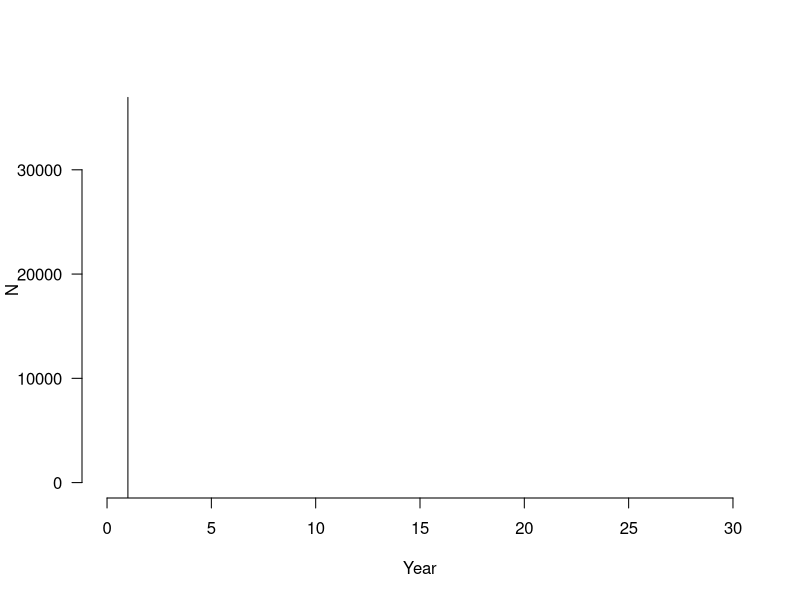
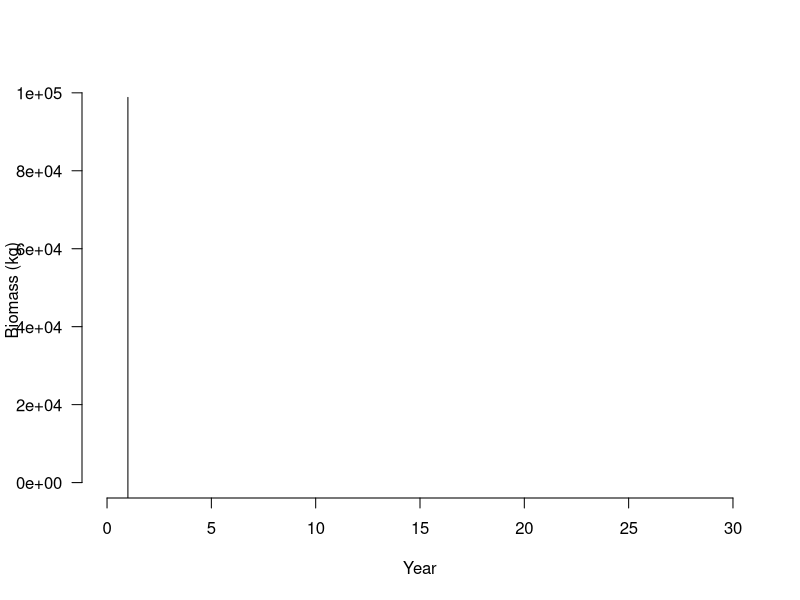
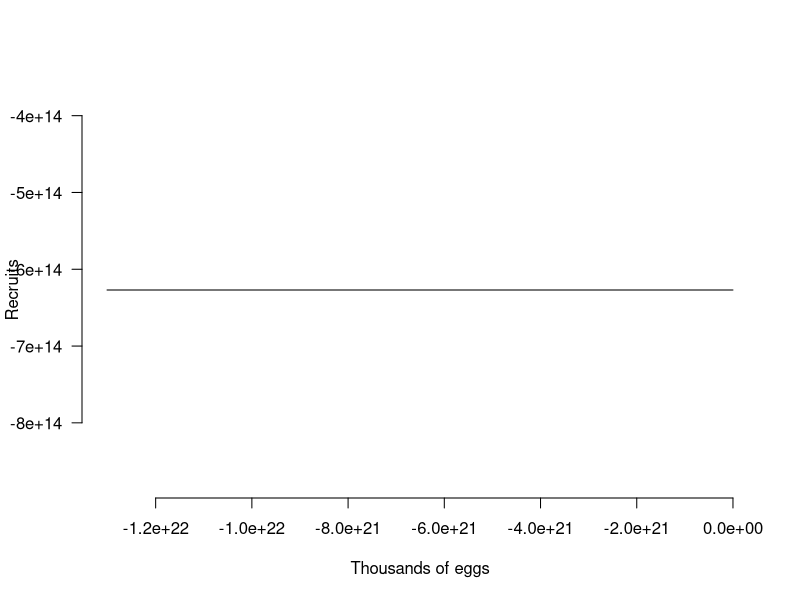

Recreate these plots in R, in order.
###24 september penshell age structure###
##age structure model penshell (A.maura)
##setting working directory

#("C:/Users/lili_/Desktop/fishpath_r")

#time 30 years
nyears<-30


# Age info
maxage <- 8 # based on lit for 26 cm, first report on the occurence of penshell a.pectinata (Sung Yang, 2015)
age_at_maturity <- 4 # made up number for age, for size maturity is 12 cm
ages <- 1:maxage
eggs<-1

###stock recruitment parameters###
#write stock recruitment relationship in terms of steepness, how to do it?
R0<-20000 # made up number for unfished recruitment
#fit beverton holt relationship

###age size parameters###
##found in literature, modelacion del crecimiento de de callo de hacha, noriega 2013##
linf <- 28 #cm #find out for penshell
k <- 0.5 #find out for penshell, growth rate found sealifebase for atrina pectinata
t0 <- 0 #use 0, as used in other studies when fitting VB curve

###length and weight parameters###
##found in literature for Atrina pinnata, using as an approximation
lw_a <- 2.6 #based on lit for a.pinnata  data
lw_b <- 2.44  #based on measurement data

# Calculate length/weight at age
length_at_age <- linf * (1-exp(-k*ages))
weight_at_age <- lw_a * length_at_age ^ lw_b
  

# Survival- and fecundity-at-age vectors
# Max age = 8, Age at maturity = 4, eggs= 9800000 
eggs_a <- 9800000 
s <- c(0.4, 0.4, 0.5, 0.8,0.8, rep(0.93, 3)) # found in lit for a.maura
fa <- c(0, 0, 0, 9800000, rep(9800000 , 4)) # based on egg data, fecundity at age
#s<- we have different survival rates for different ages/stages of penshell
#not sure how to include it.

S0<-fa*R0

h<-0.8 #steepness parameter 
alpha_1<-(1-h/4*h*R0)*S0
alpha<--6.27004e+14
beta<- 5*h-1/4*h*R0
beta
#eggs<-1 # potential fecundity, value found in literature for a.maura, analysis of different methods to estimate fecundity in bivalves (Caceres-Puig, 2016) 
#beverton<-Et/(alpha+beta*Et)


##calculate abundance for year 1###
#n0age1<-20000 # used value for R0
 # v<-0.1 #vulnerability for age 1 fish
#u<-0.1 #exploitation rate of age 1 fish
#n1a1<-(1-v*u)*s*R0 #not sure about this equation

n0age1 <- 20000
n0allages <- c(n0age1, sapply(1:(maxage-1), function(x) n0age1*prod(s[1:x])))


# Create matrix to hold abundance over time
n <- matrix(data=NA, nrow=nyears, ncol=maxage)
n[1,] <- n0allages


# Create matrix to hold biomass over time
b <- matrix(data=NA, nrow=nyears, ncol=maxage)
b[1,] <- n0allages * weight_at_age

# Calculate beta
# beta = the number of eggs produced by the initial population
sum(fa * b[1,])



# Loop through time
# For testing: t <- 2
for(t in 2:(nyears)){
  
  # Number of eggs = fecundity times biomass
  eggs[t-1] <- sum(fa * b[t-1,])
  
  # Calculate number of recruits from SRR and number of eggs
  n[t,1] <- (4.150044e+14*alpha)/(beta+4.150044e+14)
  
  # Calculate remaining age classes based on natural mortality
  n[t,2:maxage] <- n[t-1,1:(maxage-1)] * s[1:maxage-1]
  
  # Convert abundance to biomass and save
  b[t,] <- n[t,] * weight_at_age
  
}

# PLOT RESULTS
##############################################

# Plot population size over time
plot(1:nyears, rowSums(n), type="l", las=1, bty="n", 
     xlim=c(0, nyears), ylim=c(0, max(rowSums(n), na.rm=T)),
     xlab="Year", ylab="N")

# Plot biomass over time
plot(1:nyears, rowSums(b)/1000, type="l", las=1, bty="n", 
     xlim=c(0, nyears), ylim=c(0, max(rowSums(b)/1000, na.rm=T)),
     xlab="Year", ylab="Biomass (kg)")

# Plot stock-recruitment relationship
plot(eggs/1000, n[2:nrow(n),1], type="l", las=1, bty="n", 
     xlab="Thousands of eggs", ylab="Recruits")








